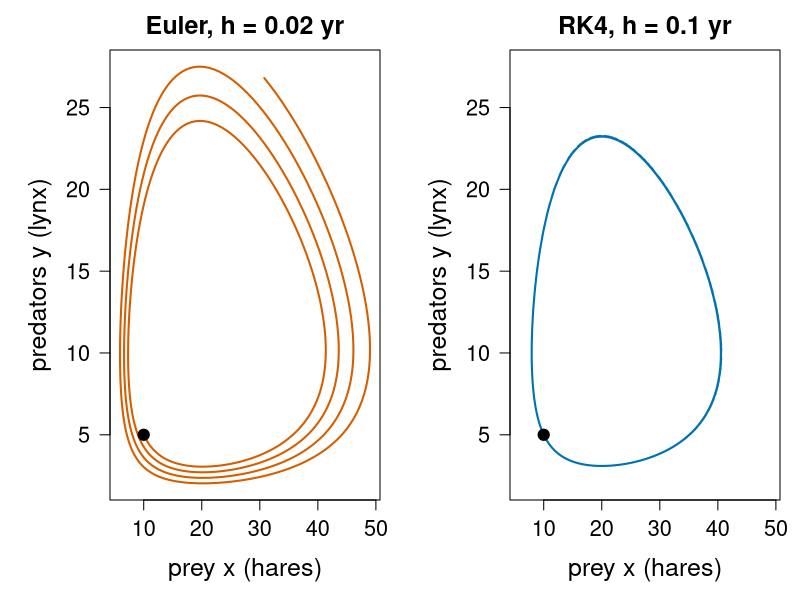
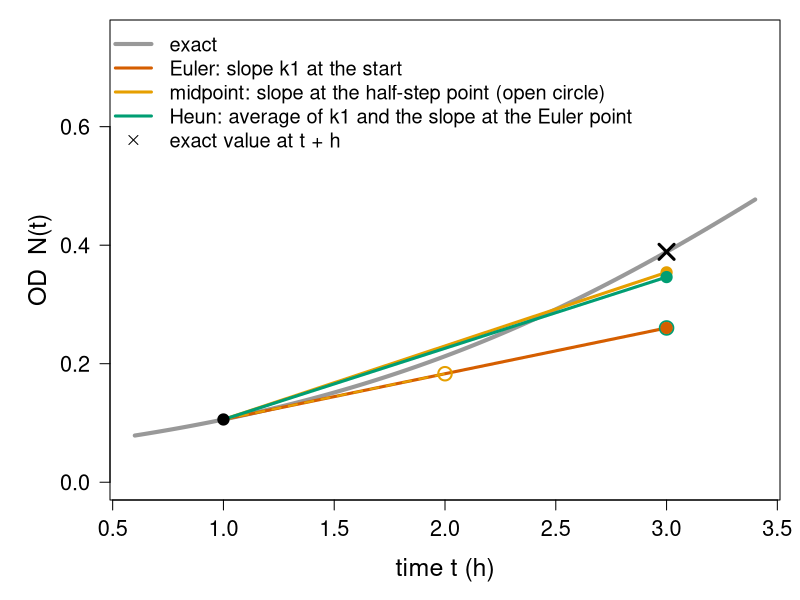
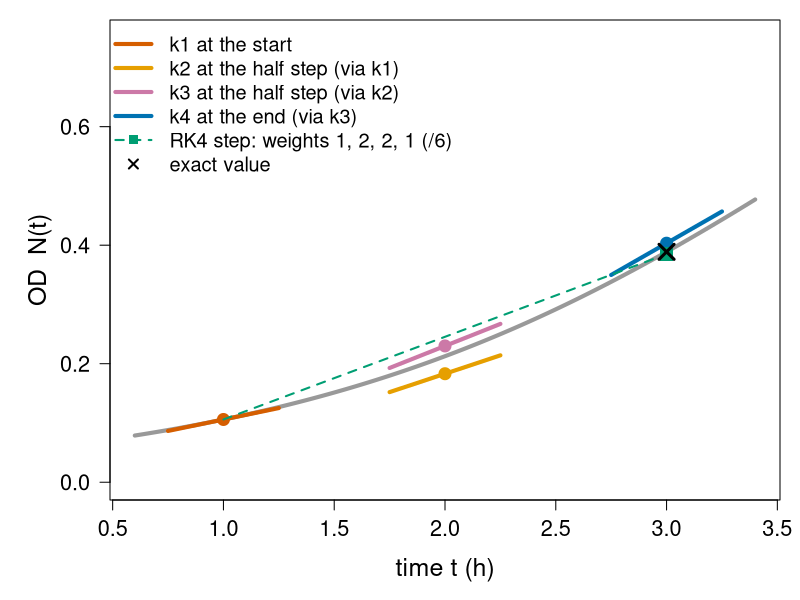
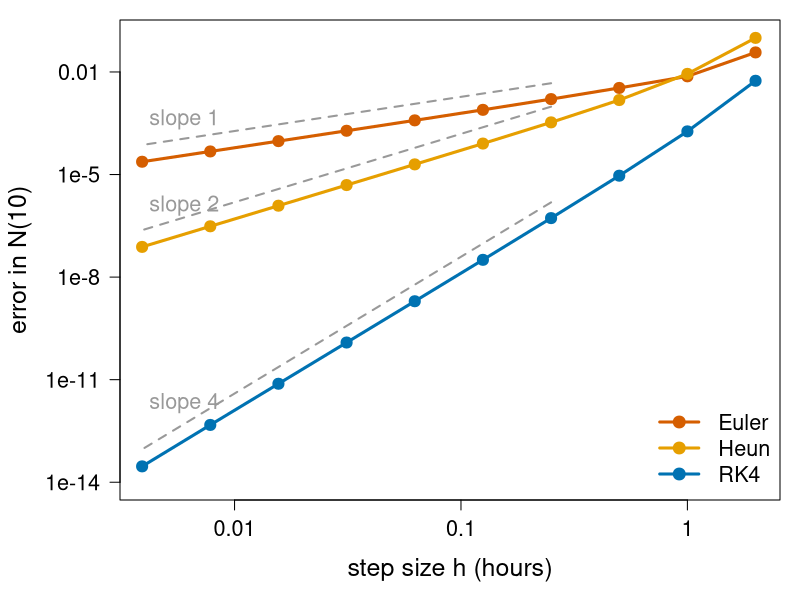
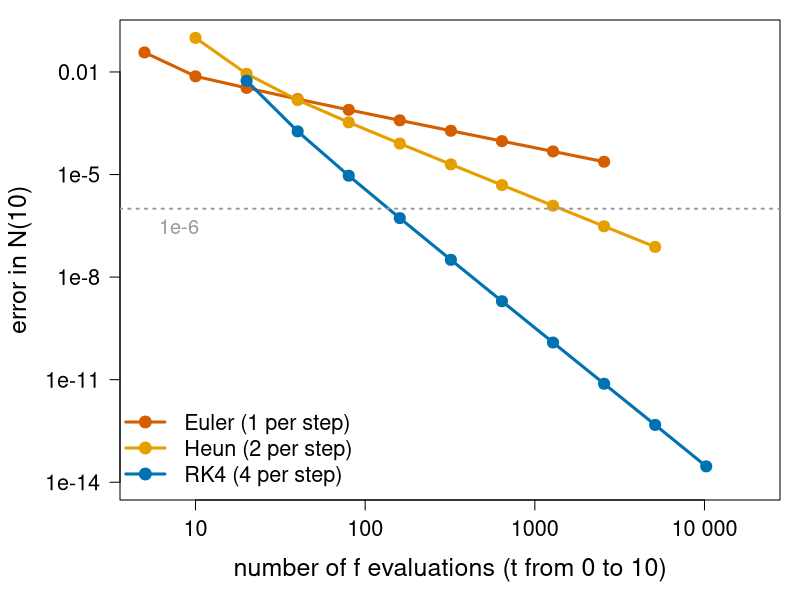
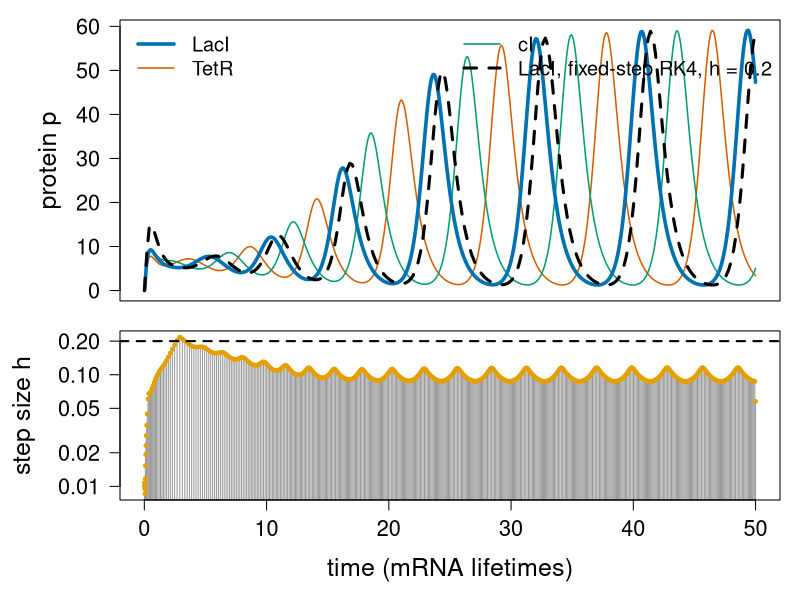
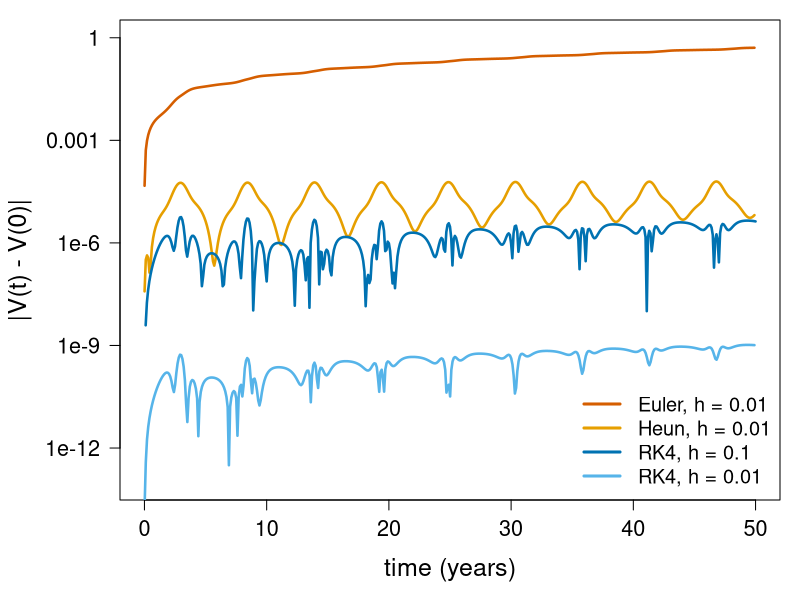
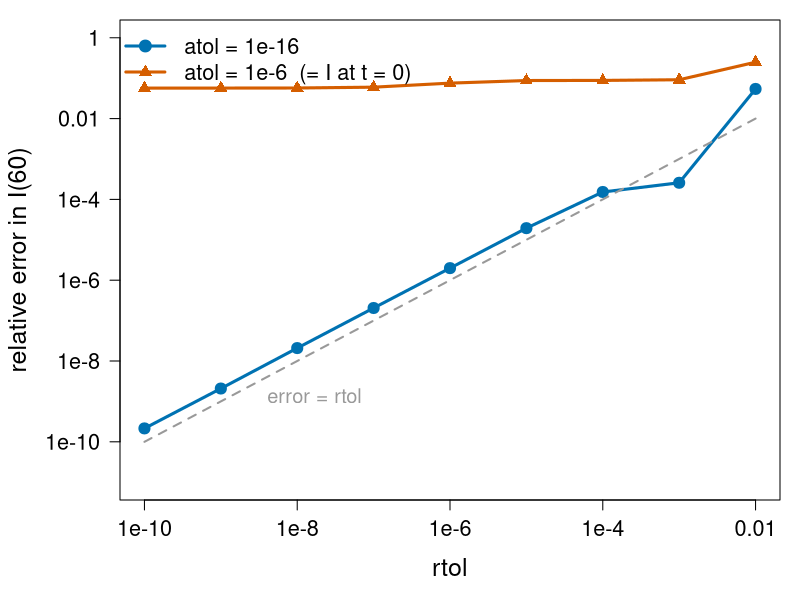

These figures' R source, in order:
# Figures for the runge-kutta/ unit ("Runge–Kutta and adaptive step size").
#
# Re-run by hand from this folder (it is NOT run by `quarto render`):
#   cd runge-kutta && Rscript make-runge-kutta-figs.R
#
# Base R graphics only (grDevices::svg). Colours are Okabe-Ito
# (colour-blind safe). Makes:
#   fig01-lv-euler-rk4.svg     predator-prey orbit: Euler spirals out, RK4 closes
#   fig02-midpoint-heun.svg    one step of Euler, midpoint and Heun on the logistic curve
#   fig03-rk4-stages.svg       where RK4 evaluates its four slopes
#   fig04-order.svg            error vs h on log-log axes: slopes 1, 2, 4
#   fig05-cost.svg             error vs number of f evaluations
#   fig06-repressilator.svg    repressilator proteins and the step sizes of an adaptive solver
#   fig07-lv-invariant.svg     drift of the conserved quantity V(t) for each method
#   fig08-tolerance.svg        achieved error vs rtol; atol too large gives a floor
#   fig09-dense-output.svg     solver steps vs dense output
#   fig10-events.svg           an event located inside a step; an event missed by a big step

oi <- c(orange = "#E69F00", sky = "#56B4E9", green = "#009E73",
        yellow = "#F0E442", blue = "#0072B2", red = "#D55E00",
        purple = "#CC79A7", grey = "#999999")

## ---- the methods (same code as on the slides) ---------------------------------

euler_step <- function(f, t, y, h) y + h * f(t, y)
midpoint_step <- function(f, t, y, h) {
  k1 <- f(t, y)
  k2 <- f(t + h / 2, y + h / 2 * k1)
  y + h * k2
}
heun_step <- function(f, t, y, h) {
  k1 <- f(t, y)
  k2 <- f(t + h, y + h * k1)
  y + h / 2 * (k1 + k2)
}
rk4_step <- function(f, t, y, h) {
  k1 <- f(t, y)
  k2 <- f(t + h / 2, y + h / 2 * k1)
  k3 <- f(t + h / 2, y + h / 2 * k2)
  k4 <- f(t + h, y + h * k3)
  y + h / 6 * (k1 + 2 * k2 + 2 * k3 + k4)
}
rk_solve <- function(step, f, t0, y0, h, n) {
  t <- t0 + (0:n) * h
  Y <- matrix(0, n + 1, length(y0)); Y[1, ] <- y0
  for (i in 1:n) Y[i + 1, ] <- step(f, t[i], Y[i, ], h)
  list(t = t, y = Y)
}

# Dormand-Prince 5(4), the method behind ode45 / RK45 / Dopri5, with the
# standard controller. Records accepted steps (t, y, f at the step end).
dp5 <- function(f, t0, y0, tend, rtol = 1e-6, atol = 1e-6, h = 0.01) {
  A <- list(c(), c(1/5), c(3/40, 9/40), c(44/45, -56/15, 32/9),
            c(19372/6561, -25360/2187, 64448/6561, -212/729),
            c(9017/3168, -355/33, 46732/5247, 49/176, -5103/18656),
            c(35/384, 0, 500/1113, 125/192, -2187/6784, 11/84))
  cc <- c(0, 1/5, 3/10, 4/5, 8/9, 1, 1)
  b5 <- c(35/384, 0, 500/1113, 125/192, -2187/6784, 11/84, 0)
  b4 <- c(5179/57600, 0, 7571/16695, 393/640, -92097/339200, 187/2100, 1/40)
  t <- t0; y <- y0; Tt <- t; Y <- y; Fv <- f(t, y); H <- c(); rej <- c()
  while (t < tend) {
    h <- min(h, tend - t)
    k <- matrix(0, 7, length(y))
    for (s in 1:7) {
      ys <- y
      if (s > 1) for (j in 1:(s - 1)) ys <- ys + h * A[[s]][j] * k[j, ]
      k[s, ] <- f(t + cc[s] * h, ys)
    }
    y5 <- y + h * colSums(b5 * k); y4 <- y + h * colSums(b4 * k)
    sc <- atol + rtol * pmax(abs(y), abs(y5))
    err <- sqrt(mean(((y5 - y4) / sc)^2))
    if (err <= 1) {
      t <- t + h; y <- y5
      Tt <- c(Tt, t); Y <- rbind(Y, y); Fv <- rbind(Fv, k[7, ]); H <- c(H, h)
    } else rej <- c(rej, t)
    h <- h * min(5, max(0.2, 0.9 * err^(-1/5)))
  }
  list(t = Tt, y = unname(Y), f = unname(Fv), h = H, rej = rej)
}

# cubic Hermite interpolation between two accepted steps (a simple dense output)
hermite <- function(tq, t0, t1, y0, y1, f0, f1) {
  h <- t1 - t0; s <- (tq - t0) / h
  (2*s^3 - 3*s^2 + 1) * y0 + (s^3 - 2*s^2 + s) * h * f0 +
    (-2*s^3 + 3*s^2) * y1 + (s^3 - s^2) * h * f1
}

## ---- running examples -------------------------------------------------------

K <- 1.2; N0 <- 0.05; r <- 0.8                 # logistic OD curve, per hour
flog <- function(t, N) r * N * (1 - N / K)
exact <- function(t) K / (1 + (K / N0 - 1) * exp(-r * t))

a <- 1; b <- 0.1; c <- 0.075; d <- 1.5          # Lotka-Volterra, per year
lv <- function(t, y) c(a * y[1] - b * y[1] * y[2], c * y[1] * y[2] - d * y[2])
V <- function(x, y) c * x - d * log(x) + b * y - a * log(y)
lv0 <- c(10, 5)

beta <- 0.3; gamma <- 0.1                       # SIR, fractions of the population
sir <- function(t, y) c(-beta * y[1] * y[2], beta * y[1] * y[2] - gamma * y[2], gamma * y[2])

alpha <- 216; alpha0 <- 0.216; bet <- 5; nH <- 2  # repressilator, dimensionless
repress <- function(t, y) {
  m <- y[1:3]; p <- y[4:6]
  prep <- p[c(3, 1, 2)]
  c(-m + alpha / (1 + prep^nH) + alpha0, -bet * (p - m))
}
rep0 <- c(1, 0, 0, 0, 0, 0)

## ---- fig01: predator-prey, Euler vs RK4 -------------------------------------

svg("fig01-lv-euler-rk4.svg", width = 11, height = 5.5)
par(mfrow = c(1, 2), mar = c(5, 5.5, 2.5, 1), cex.lab = 1.5, cex.axis = 1.3, cex.main = 1.5)
e <- rk_solve(euler_step, lv, 0, lv0, 0.02, 1000)
k <- rk_solve(rk4_step, lv, 0, lv0, 0.1, 200)
plot(e$y, type = "l", lwd = 2, col = oi["red"], xlab = "prey x (hares)",
     ylab = "predators y (lynx)", las = 1, main = "Euler, h = 0.02 yr")
points(lv0[1], lv0[2], pch = 19, cex = 1.5)
plot(k$y, type = "l", lwd = 2, col = oi["blue"], xlab = "prey x (hares)",
     ylab = "predators y (lynx)", las = 1, xlim = range(e$y[, 1]), ylim = range(e$y[, 2]),
     main = "RK4, h = 0.1 yr")
points(lv0[1], lv0[2], pch = 19, cex = 1.5)
dev.off()

## ---- fig02: Euler, midpoint, Heun: one step --------------------------------

svg("fig02-midpoint-heun.svg", width = 11, height = 5.5)
par(mar = c(5, 5.5, 1, 1), cex.lab = 1.5, cex.axis = 1.3)
h <- 2; t0 <- 1; y0 <- exact(t0)
tt <- seq(0.6, 3.4, length.out = 200)
plot(tt, exact(tt), type = "l", lwd = 4, col = oi["grey"], xlab = "time t (h)",
     ylab = "OD  N(t)", las = 1, ylim = c(0, 0.75))
k1 <- flog(t0, y0)
ye <- y0 + h * k1
ym <- y0 + h / 2 * k1; k2m <- flog(t0 + h / 2, ym)
k2h <- flog(t0 + h, ye)
segments(t0, y0, t0 + h, ye, lwd = 3, col = oi["red"])
segments(t0, y0, t0 + h / 2, ym, lwd = 2, lty = 2, col = oi["orange"])
points(t0 + h / 2, ym, pch = 1, cex = 1.8, lwd = 2, col = oi["orange"])
segments(t0, y0, t0 + h, y0 + h * k2m, lwd = 3, col = oi["orange"])
segments(t0, y0, t0 + h, y0 + h / 2 * (k1 + k2h), lwd = 3, col = oi["green"])
points(t0 + h, ye, pch = 1, cex = 1.8, lwd = 2, col = oi["green"])
points(c(t0 + h, t0 + h, t0 + h), c(ye, y0 + h * k2m, y0 + h / 2 * (k1 + k2h)),
       pch = 19, cex = 1.5, col = oi[c("red", "orange", "green")])
points(t0, y0, pch = 19, cex = 1.5)
points(t0 + h, exact(t0 + h), pch = 4, cex = 2, lwd = 3)
legend("topleft", c("exact", "Euler: slope k1 at the start",
                    "midpoint: slope at the half-step point (open circle)",
                    "Heun: average of k1 and the slope at the Euler point",
                    "exact value at t + h"),
       col = c(oi[c("grey", "red", "orange", "green")], "black"), lwd = c(4, 3, 3, 3, NA),
       pch = c(NA, NA, NA, NA, 4), cex = 1.2, bty = "n")
dev.off()

## ---- fig03: RK4 stages ------------------------------------------------------

svg("fig03-rk4-stages.svg", width = 11, height = 5.5)
par(mar = c(5, 5.5, 1, 1), cex.lab = 1.5, cex.axis = 1.3)
plot(tt, exact(tt), type = "l", lwd = 4, col = oi["grey"], xlab = "time t (h)",
     ylab = "OD  N(t)", las = 1, ylim = c(0, 0.75))
k1 <- flog(t0, y0); p2 <- y0 + h / 2 * k1; k2 <- flog(t0 + h / 2, p2)
p3 <- y0 + h / 2 * k2; k3 <- flog(t0 + h / 2, p3); p4 <- y0 + h * k3; k4 <- flog(t0 + h, p4)
seg <- function(tp, yp, k, col) {
  dt <- 0.25; segments(tp - dt, yp - dt * k, tp + dt, yp + dt * k, lwd = 4, col = col)
  points(tp, yp, pch = 19, cex = 1.6, col = col)
}
cols <- oi[c("red", "orange", "purple", "blue")]
seg(t0, y0, k1, cols[1]); seg(t0 + h / 2, p2, k2, cols[2])
seg(t0 + h / 2, p3, k3, cols[3]); seg(t0 + h, p4, k4, cols[4])
y1 <- y0 + h / 6 * (k1 + 2 * k2 + 2 * k3 + k4)
segments(t0, y0, t0 + h, y1, lwd = 2, lty = 2, col = oi["green"])
points(t0 + h, y1, pch = 15, cex = 1.8, col = oi["green"])
points(t0 + h, exact(t0 + h), pch = 4, cex = 2, lwd = 3)
legend("topleft", c("k1 at the start", "k2 at the half step (via k1)",
                    "k3 at the half step (via k2)", "k4 at the end (via k3)",
                    "RK4 step: weights 1, 2, 2, 1 (/6)", "exact value"),
       col = c(cols, oi["green"], "black"), lwd = c(4, 4, 4, 4, 2, NA),
       lty = c(1, 1, 1, 1, 2, NA), pch = c(NA, NA, NA, NA, 15, 4), cex = 1.2, bty = "n")
dev.off()

## ---- fig04 + fig05: order and cost ----------------------------------------

hs <- 2^(1:-8)
meth <- list(Euler = euler_step, Heun = heun_step, RK4 = rk4_step)
stages <- c(1, 2, 4)
err <- sapply(meth, function(s)
  sapply(hs, function(h) abs(rk_solve(s, flog, 0, N0, h, 10 / h)$y[10 / h + 1] - exact(10))))
mcols <- oi[c("red", "orange", "blue")]

svg("fig04-order.svg", width = 9, height = 5.8)
par(mar = c(5, 6, 1, 1), cex.lab = 1.5, cex.axis = 1.3)
plot(hs, err[, 1], log = "xy", type = "n", ylim = c(1e-14, 0.1), xlim = c(0.004, 2),
     xlab = "step size h (hours)", ylab = "", axes = FALSE)
title(ylab = "error in N(10)", line = 4.5)
axis(1, at = c(0.01, 0.1, 1), labels = c("0.01", "0.1", "1"))
axis(2, at = 10^c(-14, -11, -8, -5, -2), labels = c("1e-14", "1e-11", "1e-8", "1e-5", "0.01"), las = 1); box()
for (j in 1:3) lines(hs, err[, j], type = "o", pch = 19, lwd = 3, cex = 1.2, col = mcols[j])
for (j in 1:3) {
  p <- c(1, 2, 4)[j]; i0 <- 5
  lines(hs[4:10], err[i0, j] * (hs[4:10] / hs[i0])^p * 3, lty = 2, lwd = 2, col = oi["grey"])
}
text(0.006, c(4e-4, 1.2e-6, 2e-12), c("slope 1", "slope 2", "slope 4"), cex = 1.3, col = oi["grey"])
legend("bottomright", c("Euler", "Heun", "RK4"), col = mcols, lwd = 3, pch = 19, cex = 1.3, bty = "n")
dev.off()

svg("fig05-cost.svg", width = 9, height = 5.8)
par(mar = c(5, 6, 1, 1), cex.lab = 1.5, cex.axis = 1.3)
nf <- outer(10 / hs, stages)
plot(nf[, 1], err[, 1], log = "xy", type = "n", ylim = c(1e-14, 0.1), xlim = c(5, 2e4),
     xlab = "number of f evaluations (t from 0 to 10)", ylab = "", axes = FALSE)
title(ylab = "error in N(10)", line = 4.5)
axis(1, at = c(10, 100, 1000, 10000), labels = c("10", "100", "1000", "10 000"))
axis(2, at = 10^c(-14, -11, -8, -5, -2), labels = c("1e-14", "1e-11", "1e-8", "1e-5", "0.01"), las = 1); box()
for (j in 1:3) lines(nf[, j], err[, j], type = "o", pch = 19, lwd = 3, cex = 1.2, col = mcols[j])
abline(h = 1e-6, lty = 3, lwd = 2, col = oi["grey"])
text(8, 3e-7, "1e-6", cex = 1.2, col = oi["grey"])
legend("bottomleft", c("Euler (1 per step)", "Heun (2 per step)", "RK4 (4 per step)"),
       col = mcols, lwd = 3, pch = 19, cex = 1.3, bty = "n")
dev.off()

## ---- fig06: repressilator and adaptive steps -------------------------------

s <- dp5(repress, 0, rep0, 50, rtol = 1e-6, atol = 1e-6)
fx <- rk_solve(rk4_step, repress, 0, rep0, 0.2, 250)   # fixed-step RK4, h = 0.2
svg("fig06-repressilator.svg", width = 12, height = 6)
layout(matrix(1:2, 2), heights = c(1.15, 1))
par(mar = c(1, 6, 1, 1), cex.lab = 1.5, cex.axis = 1.3)
pc <- oi[c("blue", "red", "green")]
tq <- seq(0, 50, by = 0.05)
plot(range(s$t), c(0, max(s$y[, 4:6])), type = "n", xaxt = "n", las = 1,
     xlab = "", ylab = "protein p")
for (j in 5:6) lines(s$t, s$y[, j], lwd = 1.5, col = pc[j - 3])
lines(s$t, s$y[, 4], lwd = 3.5, col = pc[1])
lines(fx$t, fx$y[, 4], lwd = 3, lty = 2, col = "black")
legend("topleft", c("LacI", "TetR", "cI", "LacI, fixed-step RK4, h = 0.2"), col = c(pc, "black"),
       lwd = c(3.5, 1.5, 1.5, 3), lty = c(1, 1, 1, 2), cex = 1.2, bty = "n", ncol = 2)
par(mar = c(5, 6, 0.5, 1))
plot(s$t[-1], s$h, log = "y", type = "h", lwd = 1, col = oi["grey"], las = 1,
     xlab = "time (mRNA lifetimes)", ylab = "")
title(ylab = "step size h", line = 4.3)
points(s$t[-1], s$h, pch = 19, cex = 0.5, col = oi["orange"])
abline(h = 0.2, lty = 2, lwd = 2, col = "black")
dev.off()

## ---- fig07: conserved quantity of the predator-prey model --------------------

svg("fig07-lv-invariant.svg", width = 10, height = 5.6)
par(mar = c(5, 6, 1, 1), cex.lab = 1.5, cex.axis = 1.3)
runs <- list(list(euler_step, 0.01, oi["red"], "Euler, h = 0.01"),
             list(heun_step, 0.01, oi["orange"], "Heun, h = 0.01"),
             list(rk4_step, 0.1, oi["blue"], "RK4, h = 0.1"),
             list(rk4_step, 0.01, oi["sky"], "RK4, h = 0.01"))
V0 <- V(lv0[1], lv0[2])
plot(NA, xlim = c(0, 50), ylim = c(1e-13, 1), log = "y", las = 1, axes = FALSE,
     xlab = "time (years)", ylab = "")
title(ylab = "|V(t) - V(0)|", line = 4.5)
axis(1); axis(2, at = 10^c(-12, -9, -6, -3, 0), labels = c("1e-12", "1e-9", "1e-6", "0.001", "1"), las = 1); box()
for (ru in runs) {
  so <- rk_solve(ru[[1]], lv, 0, lv0, ru[[2]], round(50 / ru[[2]]))
  dv <- abs(V(so$y[, 1], so$y[, 2]) - V0)
  keep <- seq(2, length(dv), by = max(1, round(0.1 / ru[[2]])))
  lines(so$t[keep], pmax(dv[keep], 1e-16), lwd = 2.5, col = ru[[3]])
}
legend("bottomright", sapply(runs, `[[`, 4), col = sapply(runs, `[[`, 3), lwd = 3,
       cex = 1.2, bty = "n")
dev.off()

## ---- fig08: tolerance: achieved error vs rtol, and the atol floor ------------

I0 <- 1e-6; s0 <- c(1 - I0, I0, 0)
ref <- dp5(sir, 0, s0, 60, rtol = 1e-13, atol = 1e-16)
Iref <- ref$y[nrow(ref$y), 2]
rts <- 10^-(2:10)
ach <- sapply(c(1e-6, 1e-16), function(at) sapply(rts, function(rt) {
  so <- dp5(sir, 0, s0, 60, rtol = rt, atol = at)
  abs(so$y[nrow(so$y), 2] - Iref) / Iref
}))
svg("fig08-tolerance.svg", width = 9, height = 5.8)
par(mar = c(5, 6, 1, 1), cex.lab = 1.5, cex.axis = 1.3)
plot(rts, ach[, 2], log = "xy", type = "o", pch = 19, lwd = 3, cex = 1.2, col = oi["blue"],
     ylim = c(1e-11, 1), xlab = "rtol", ylab = "", axes = FALSE)
title(ylab = "relative error in I(60)", line = 4.5)
axis(1, at = 10^c(-10, -8, -6, -4, -2), labels = c("1e-10", "1e-8", "1e-6", "1e-4", "0.01"))
axis(2, at = 10^c(-10, -8, -6, -4, -2, 0), labels = c("1e-10", "1e-8", "1e-6", "1e-4", "0.01", "1"), las = 1); box()
lines(rts, ach[, 1], type = "o", pch = 17, lwd = 3, cex = 1.3, col = oi["red"])
lines(rts, rts, lty = 2, lwd = 2, col = oi["grey"])
text(3e-9, 1.2e-9, "error = rtol", col = oi["grey"], cex = 1.2, pos = 4)
legend("topleft", c("atol = 1e-16", "atol = 1e-6  (= I at t = 0)"), col = oi[c("blue", "red")],
       pch = c(19, 17), lwd = 3, cex = 1.3, bty = "n")
dev.off()

## ---- fig09: dense output ---------------------------------------------------

y0s <- c(0.999, 0.001, 0)
s <- dp5(sir, 0, y0s, 120, rtol = 1e-4, atol = 1e-8)
svg("fig09-dense-output.svg", width = 11, height = 5.5)
par(mar = c(5, 6.5, 1, 1), cex.lab = 1.5, cex.axis = 1.3)
fine <- dp5(sir, 0, y0s, 120, rtol = 1e-10, atol = 1e-12)
plot(fine$t, fine$y[, 2], type = "l", lwd = 6, col = oi["grey"], las = 1,
     xlab = "time (days)", ylab = "")
title(ylab = "infected fraction I", line = 4.5)
lines(s$t, s$y[, 2], lwd = 2, lty = 2, col = oi["red"])
tq <- seq(0, 120, by = 0.25)
iq <- findInterval(tq, s$t, rightmost.closed = TRUE)
dq <- hermite(tq, s$t[iq], s$t[iq + 1], s$y[iq, 2], s$y[iq + 1, 2], s$f[iq, 2], s$f[iq + 1, 2])
lines(tq, dq, lwd = 2.5, col = oi["blue"])
points(s$t, s$y[, 2], pch = 19, cex = 1.4, col = oi["red"])
legend("topright", c("exact", sprintf("solver steps (%d steps), joined by lines", length(s$h)),
                     "dense output between the steps"),
       col = oi[c("grey", "red", "blue")], lwd = c(6, 2, 2.5), lty = c(1, 2, 1),
       pch = c(NA, 19, NA), cex = 1.25, bty = "n")
dev.off()

## ---- fig10: events -------------------------------------------------------

svg("fig10-events.svg", width = 12, height = 5.3)
par(mfrow = c(1, 2), mar = c(5, 6.8, 2.5, 1), cex.lab = 1.5, cex.axis = 1.3, cex.main = 1.4)
g <- beta * fine$y[, 1] - gamma
plot(fine$t, g, type = "l", lwd = 4, col = oi["grey"], xlim = c(20, 60), ylim = c(-0.1, 0.2),
     las = 1, xlab = "time (days)", ylab = "", main = "peak of I: g changes sign")
title(ylab = expression(g == beta * S - gamma), line = 4.8)
abline(h = 0, lty = 3)
gs <- beta * s$y[, 1] - gamma
points(s$t, gs, pch = 19, cex = 1.4, col = oi["red"])
i <- which(gs[-1] < 0 & gs[-length(gs)] > 0)
tq <- seq(s$t[i], s$t[i + 1], length.out = 50)
lines(tq, beta * hermite(tq, s$t[i], s$t[i + 1], s$y[i, 1], s$y[i + 1, 1], s$f[i, 1], s$f[i + 1, 1]) - gamma,
      lwd = 3, col = oi["blue"])
tpk <- uniroot(function(t) beta * hermite(t, s$t[i], s$t[i + 1], s$y[i, 1], s$y[i + 1, 1],
                                          s$f[i, 1], s$f[i + 1, 1]) - gamma, c(s$t[i], s$t[i + 1]))$root
points(tpk, 0, pch = 4, cex = 2.2, lwd = 3)
text(tpk, 0.02, sprintf("t = %.2f", tpk), cex = 1.3, pos = 4)
legend("topright", c("solver steps", "dense output in the step", "root of g"),
       col = c(oi[c("red", "blue")], "black"), pch = c(19, NA, 4), lwd = c(NA, 3, 3), cex = 1.15, bty = "n")
# missed event: predators rise above a threshold between two coarse steps
k <- rk_solve(rk4_step, lv, 0, lv0, 0.01, 1500)
plot(k$t, k$y[, 2], type = "l", lwd = 4, col = oi["grey"], xlim = c(0, 15), ylim = c(0, 30),
     las = 1, xlab = "time (years)", ylab = "", main = "threshold y = 20: missed by big steps")
title(ylab = "predators y", line = 4)
abline(h = 20, lty = 2, lwd = 2, col = oi["purple"])
tc <- seq(0, 15, by = 2.5)
points(tc, k$y[match(round(tc, 2), round(k$t, 2)), 2], pch = 19, cex = 1.5, col = oi["red"])
legend("topleft", c("solution", "values at steps of 2.5 yr", "threshold"),
       col = c(oi[c("grey", "red", "purple")]), lwd = c(4, NA, 2), lty = c(1, NA, 2),
       pch = c(NA, 19, NA), cex = 1.15, bty = "n")
dev.off()

cat("done\n")
